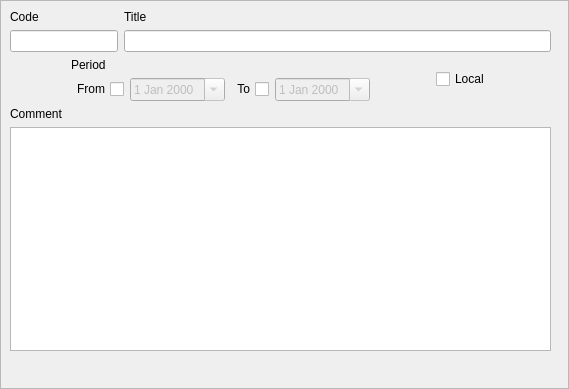
<?xml version="1.0" encoding="UTF-8"?>
<ui version="4.0">
 <class>CatItemFrame</class>
 <widget class="QFrame" name="CatItemFrame">
  <property name="geometry">
   <rect>
    <x>0</x>
    <y>0</y>
    <width>569</width>
    <height>389</height>
   </rect>
  </property>
  <property name="sizePolicy">
   <sizepolicy hsizetype="Fixed" vsizetype="Preferred">
    <horstretch>0</horstretch>
    <verstretch>0</verstretch>
   </sizepolicy>
  </property>
  <property name="windowTitle">
   <string>Frame</string>
  </property>
  <property name="frameShape">
   <enum>QFrame::StyledPanel</enum>
  </property>
  <property name="frameShadow">
   <enum>QFrame::Raised</enum>
  </property>
  <widget class="QWidget" name="">
   <property name="geometry">
    <rect>
     <x>10</x>
     <y>10</y>
     <width>541</width>
     <height>341</height>
    </rect>
   </property>
   <layout class="QVBoxLayout" name="verticalLayout_5">
    <item>
     <layout class="QHBoxLayout" name="horizontalLayout">
      <item>
       <layout class="QVBoxLayout" name="verticalLayout">
        <item>
         <widget class="QLabel" name="lblCode">
          <property name="text">
           <string>Code</string>
          </property>
         </widget>
        </item>
        <item>
         <widget class="QLineEdit" name="edtCode">
          <property name="sizePolicy">
           <sizepolicy hsizetype="Fixed" vsizetype="Fixed">
            <horstretch>0</horstretch>
            <verstretch>0</verstretch>
           </sizepolicy>
          </property>
         </widget>
        </item>
       </layout>
      </item>
      <item>
       <layout class="QVBoxLayout" name="verticalLayout_2">
        <item>
         <widget class="QLabel" name="lblTitle">
          <property name="sizePolicy">
           <sizepolicy hsizetype="Fixed" vsizetype="Preferred">
            <horstretch>0</horstretch>
            <verstretch>0</verstretch>
           </sizepolicy>
          </property>
          <property name="text">
           <string>Title</string>
          </property>
         </widget>
        </item>
        <item>
         <widget class="QLineEdit" name="edtTitle"/>
        </item>
       </layout>
      </item>
     </layout>
    </item>
    <item>
     <layout class="QHBoxLayout" name="horizontalLayout_3">
      <item>
       <spacer name="horizontalSpacer">
        <property name="orientation">
         <enum>Qt::Horizontal</enum>
        </property>
        <property name="sizeHint" stdset="0">
         <size>
          <width>40</width>
          <height>20</height>
         </size>
        </property>
       </spacer>
      </item>
      <item>
       <layout class="QVBoxLayout" name="verticalLayout_3">
        <item>
         <widget class="QLabel" name="lblPeriod">
          <property name="text">
           <string>Period</string>
          </property>
         </widget>
        </item>
        <item>
         <layout class="QHBoxLayout" name="horizontalLayout_2">
          <item>
           <widget class="QCheckBox" name="cbxFromEnabled">
            <property name="layoutDirection">
             <enum>Qt::RightToLeft</enum>
            </property>
            <property name="text">
             <string>From</string>
            </property>
           </widget>
          </item>
          <item>
           <widget class="QDateEdit" name="edtFrom">
            <property name="enabled">
             <bool>false</bool>
            </property>
            <property name="calendarPopup">
             <bool>true</bool>
            </property>
           </widget>
          </item>
          <item>
           <widget class="QCheckBox" name="cbxToEnabled">
            <property name="layoutDirection">
             <enum>Qt::RightToLeft</enum>
            </property>
            <property name="text">
             <string>To</string>
            </property>
           </widget>
          </item>
          <item>
           <widget class="QDateEdit" name="edtTo">
            <property name="enabled">
             <bool>false</bool>
            </property>
            <property name="calendarPopup">
             <bool>true</bool>
            </property>
           </widget>
          </item>
         </layout>
        </item>
       </layout>
      </item>
      <item>
       <spacer name="horizontalSpacer_2">
        <property name="orientation">
         <enum>Qt::Horizontal</enum>
        </property>
        <property name="sizeHint" stdset="0">
         <size>
          <width>40</width>
          <height>20</height>
         </size>
        </property>
       </spacer>
      </item>
      <item>
       <widget class="QCheckBox" name="cbxLocal">
        <property name="text">
         <string>Local</string>
        </property>
       </widget>
      </item>
      <item>
       <spacer name="horizontalSpacer_3">
        <property name="orientation">
         <enum>Qt::Horizontal</enum>
        </property>
        <property name="sizeHint" stdset="0">
         <size>
          <width>40</width>
          <height>20</height>
         </size>
        </property>
       </spacer>
      </item>
     </layout>
    </item>
    <item>
     <layout class="QVBoxLayout" name="verticalLayout_4">
      <item>
       <widget class="QLabel" name="lblComment">
        <property name="text">
         <string>Comment</string>
        </property>
       </widget>
      </item>
      <item>
       <widget class="QTextEdit" name="edtComment"/>
      </item>
     </layout>
    </item>
   </layout>
  </widget>
 </widget>
 <resources/>
 <connections>
  <connection>
   <sender>cbxFromEnabled</sender>
   <signal>toggled(bool)</signal>
   <receiver>edtFrom</receiver>
   <slot>setEnabled(bool)</slot>
   <hints>
    <hint type="sourcelabel">
     <x>92</x>
     <y>109</y>
    </hint>
    <hint type="destinationlabel">
     <x>179</x>
     <y>110</y>
    </hint>
   </hints>
  </connection>
  <connection>
   <sender>cbxToEnabled</sender>
   <signal>toggled(bool)</signal>
   <receiver>edtTo</receiver>
   <slot>setEnabled(bool)</slot>
   <hints>
    <hint type="sourcelabel">
     <x>256</x>
     <y>109</y>
    </hint>
    <hint type="destinationlabel">
     <x>334</x>
     <y>110</y>
    </hint>
   </hints>
  </connection>
 </connections>
</ui>
